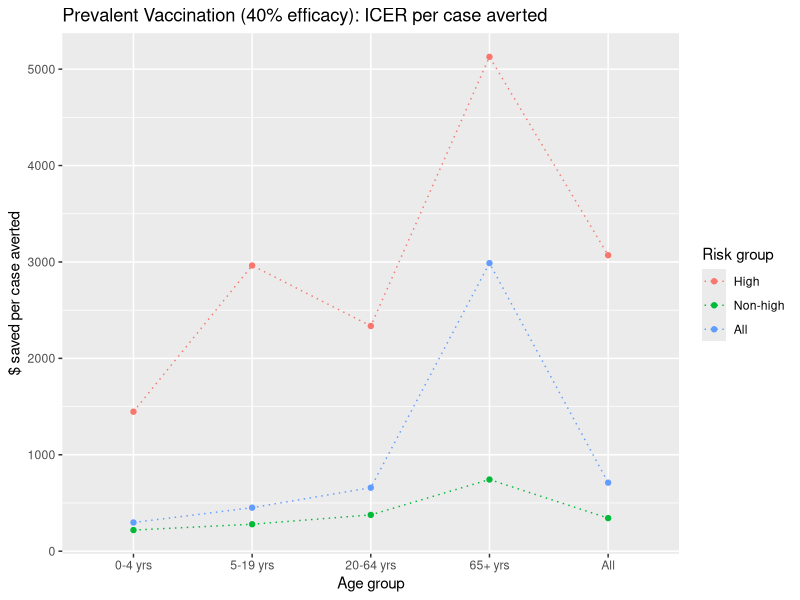
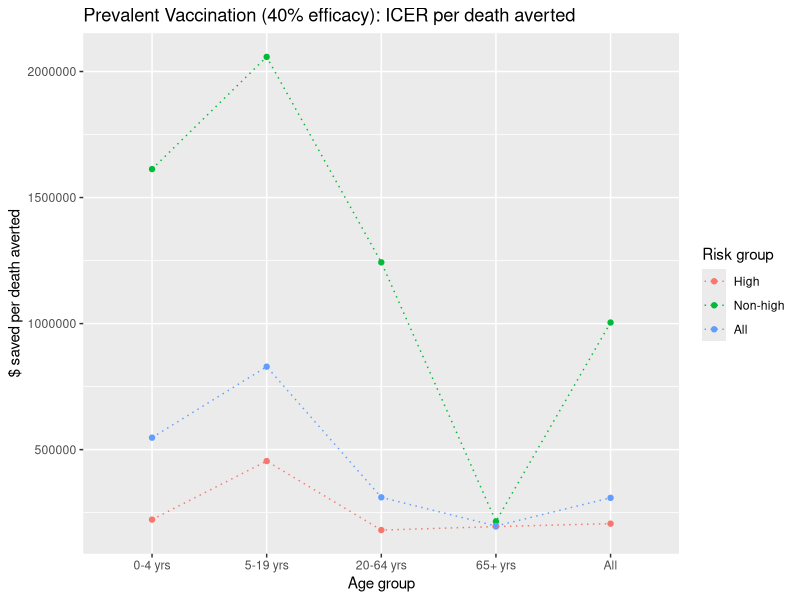
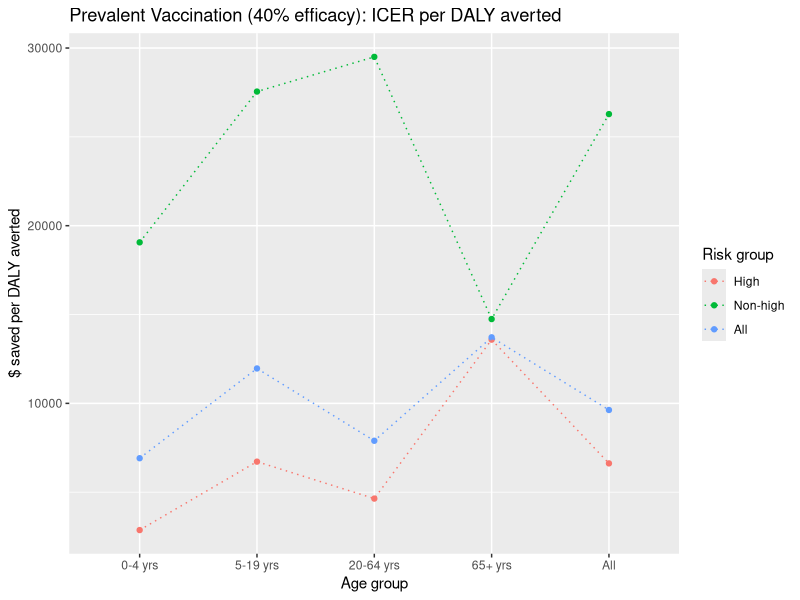
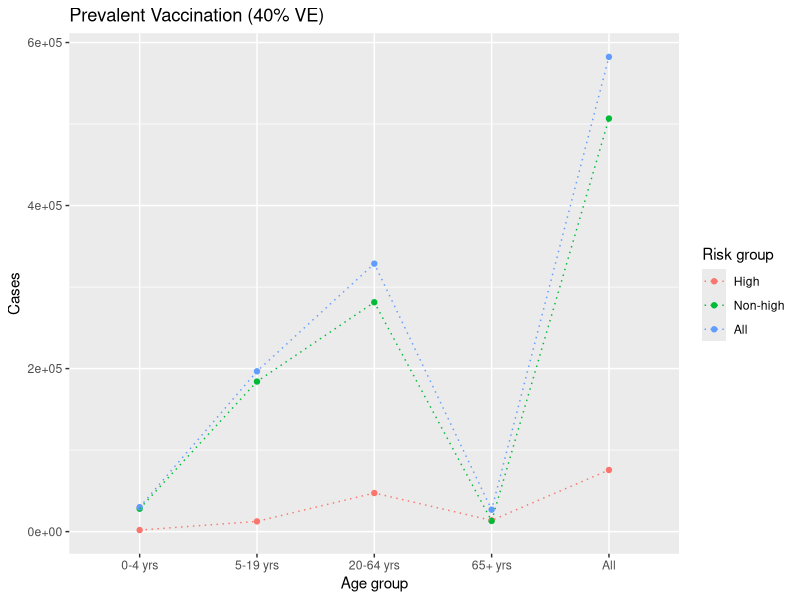
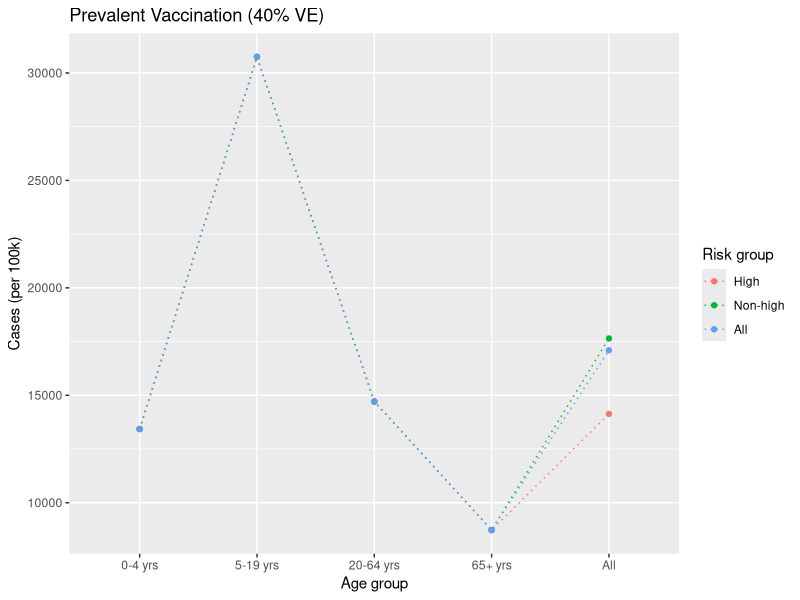
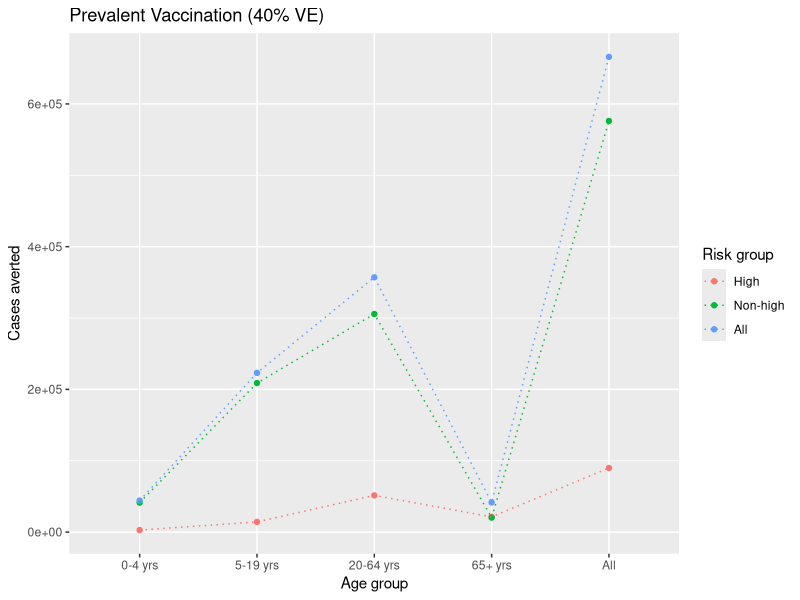
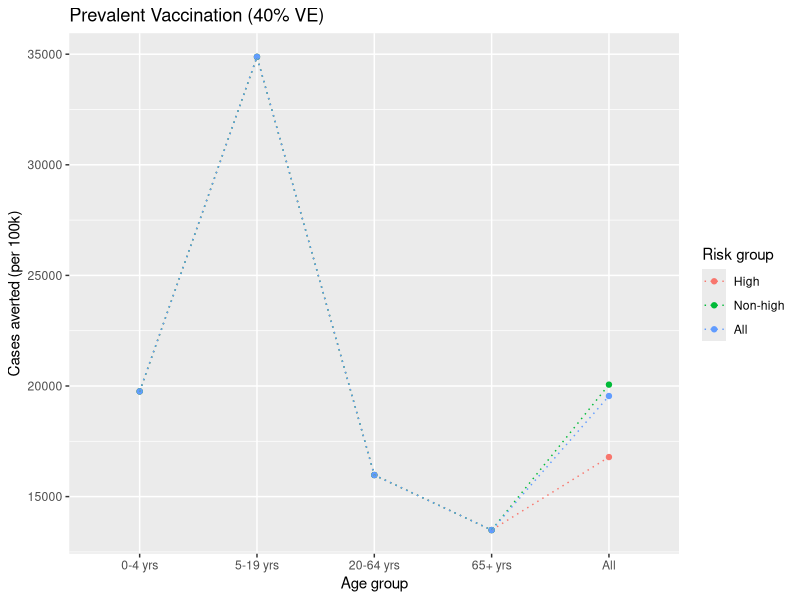
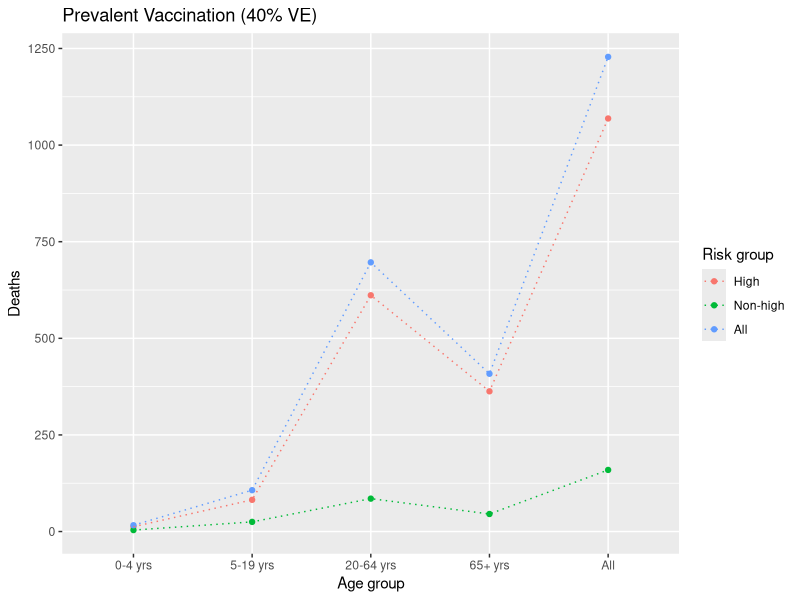

The R script that drew these images, in order:
## ---- chunk 1
knitr::opts_chunk$set(
	echo = FALSE,
	warning = TRUE,
	cache = TRUE,
	tidy = TRUE
)
## ---- chunk 2
rm(list = ls(all.names = TRUE))

library(ggplot2)
library(tidyr)
library(dplyr)
library(knitr)
library(rmarkdown)
library(formatR)
## ---- chunk 3
data <- read.csv("df/icer-all.csv", as.is = TRUE)

# subset comparator = base
df <- data[(data$scenario=="vaxbase"),]

df$cost.diff.per100k <- as.numeric(df$cost.diff.per100k)
df$cases.averted <- as.numeric(df$cases.averted)
df$cases.averted.per100k <- as.numeric(df$cases.averted.per100k)
df$icer.case.averted <- as.numeric(df$icer.case.averted)
df$deaths.averted <- as.numeric(df$deaths.averted)
df$deaths.averted.per100k <- as.numeric(df$ deaths.averted.per100k)
df$icer.death.averted <- as.numeric(df$icer.death.averted)
df$dalys <- as.numeric(df$dalys)
df$dalys.per100k <- as.numeric(df$dalys.per100k)
df$dalys.averted <- as.numeric(df$dalys.averted)
df$dalys.averted.per100k <- as.numeric(df$dalys.averted.per100k)
df$icer.daly.averted <- as.numeric(df$icer.daly.averted)
## ---- chunk 4
# subset efficacy
df <- df[!(df$scenario == 'vaxbase' & df$v.eff %in% c(50, 60)),]

# factors
df$age <- factor(df$age, levels = c("0-4 yrs", "5-19 yrs", "20-64 yrs", "65+ yrs", "All"))
df$risk <- factor(df$risk, levels = c("High", "Non-high", "All"))
df$scenario <- factor(df$scenario, levels = c("vaxbase", "vax70"))
df$v.eff <- factor(df$v.eff)
## ---- chunk 5
# subset scenario
df_base <- df[(df$scenario == 'vaxbase'),]

# age groups
age_df_base <- df_base[(df_base$risk == "All"),]

# risk groups
risk_df_base <- df_base[!(df_base$age == 'All'),]
## ---- chunk 6
ggplot(df_base[(df_base$v.eff == "40"),], aes(x = age, y = icer.case.averted, group = risk, color = risk)) +
  geom_point() + geom_line(linetype = "dotted") + labs(x = "Age group", color = "Risk group") + 
  ylab("$ saved per case averted") + ggtitle("Prevalent Vaccination (40% efficacy): ICER per case averted")
## ---- chunk 7
ggplot(df_base[(df_base$v.eff == "40"),], aes(x = age, y = icer.death.averted, group = risk, color = risk)) +
  geom_point() + geom_line(linetype = "dotted") + labs(x = "Age group", color = "Risk group") + 
  ylab("$ saved per death averted") + ggtitle("Prevalent Vaccination (40% efficacy): ICER per death averted")
## ---- chunk 8
ggplot(df_base[(df_base$v.eff == "40"),], aes(x = age, y = icer.daly.averted, group = risk, color = risk)) +
  geom_point() + geom_line(linetype = "dotted") + labs(x = "Age group", color = "Risk group") + 
  ylab("$ saved per DALY averted") + ggtitle("Prevalent Vaccination (40% efficacy): ICER per DALY averted")
## ---- chunk 9
g4 <- ggplot(df_base[(df_base$v.eff == "40"),], aes(x = age, group = risk, color = risk)) +
  geom_point() + geom_line(linetype = "dotted") + labs(x = "Age group", color = "Risk group", title = "Prevalent Vaccination (40% VE)")

g4 + aes(y = cases) + labs(y = "Cases")
g4 + aes(y = cases.per100k) + labs(y = "Cases (per 100k)")
g4 + aes(y = cases.averted) + labs(y = "Cases averted")
g4 + aes(y = cases.averted.per100k) + labs(y = "Cases averted (per 100k)")
## ---- chunk 10
g4 + aes(y = deaths) + labs(y = "Deaths")
g4 + aes(y = deaths.per100k) + labs(y = "Deaths (per 100k)")
g4 + aes(y = deaths.averted) + labs(y = "Deaths averted")
g4 + aes(y = deaths.averted.per100k) + labs(y = "Deaths averted (per 100k)")
## ---- chunk 11
g4 + aes(y = dalys) + labs(y = "DALYs")
g4 + aes(y = dalys.per100k) + labs(y = "DALYs (per 100k)")
g4 + aes(y = dalys.averted) + labs(y = "DALYs averted")
g4 + aes(y = dalys.averted.per100k) + labs(y = "DALYs averted (per 100k)")
## ---- chunk 12
g5 <- ggplot(df_base, aes(x = dalys.averted.per100k, y = cost.diff.per100k)) +
  labs(x = "DALYs averted (per 100k)", y = "Cost (per 100k)", title =  "Cost-effectiveness Plane: Prevalent Vaccination")

g5 + aes(color = risk, group = risk) + geom_point() + facet_grid(v.eff ~ age)

g5 + aes(color = age, group = age) + geom_point() + facet_grid(v.eff ~ risk)
## ---- chunk 13
t <- labs(y = "$ per case averted")

ggplot(age_df_base, aes(x = age, y = icer.case.averted, color = v.eff, group = v.eff)) +
  geom_point() + geom_line(linetype = "dotted") + labs(x = "Age group", color = "Vaccine \nefficacy", title = "Prevalent Vaccination") + t

# ggplot(df_base[(df_base$age=="All"),], aes(x = v.eff, y = icer.case.averted, group = risk, color = risk)) +
#   geom_point() + geom_line(linetype = "dotted") + labs(x = "Vaccine efficacy (%)", color = "Risk", title = "Prevalent Vaccination") + t
# 
# ggplot(df_base, aes(x = age, y = icer.case.averted, group = risk, color = risk)) +
#   geom_point() + geom_line(linetype = "dotted") + labs(x = "Age group", color = "Risk group", title = "Prevalent Vaccination") + t +
#   facet_grid(~ v.eff)
## ---- chunk 14
t <- labs(y = "$ per death averted")

ggplot(age_df_base, aes(x = age, y = icer.death.averted, color = v.eff, group = v.eff)) +
  geom_point() + geom_line(linetype = "dotted") + labs(x = "Age group", color = "Vaccine \nefficacy", title = "Prevalent Vaccination") + t

# ggplot(df_base[(df_base$age=="All"),], aes(x = v.eff, y = icer.death.averted, group = risk, color = risk)) +
#   geom_point() + geom_line(linetype = "dotted") + labs(x = "Vaccine efficacy (%)", color = "Risk") + t
# 
# ggplot(df_base, aes(x = age, y = icer.death.averted, group = risk, color = risk)) +
#   geom_point() + geom_line(linetype = "dotted") + labs(x = "Age group", color = "Risk group") + t +
#   facet_grid(~ v.eff)
## ---- chunk 15
t <- labs(y = "$ per DALY averted", title = "Prevalent Vaccination")

ggplot(age_df_base, aes(x = age, y = icer.daly.averted, color = v.eff, group = v.eff)) +
  geom_point() + geom_line(linetype = "dotted") + labs(x = "Age group", color = "Vaccine \nefficacy") + t

# ggplot(df_base[(df_base$age=="All"),], aes(x = v.eff, y = icer.daly.averted, group = risk, color = risk)) +
#   geom_point() + geom_line(linetype = "dotted") + labs(x = "Vaccine efficacy (%)", color = "Risk") + t
# 
# ggplot(df_base, aes(x = age, y = icer.daly.averted, group = risk, color = risk)) +
#   geom_point() + geom_line(linetype = "dotted") + labs(x = "Age group", color = "Risk group") + t +
#   facet_grid(~ v.eff)
## ---- chunk 16
# age
g1 <- ggplot(age_df_base, aes(x = age, group = v.eff, color = v.eff)) +
  geom_point() + geom_line(linetype = "dotted") + labs(x = "Age group", color = "Vaccine \nefficacy")
# risk
g2 <- ggplot(df_base[(df_base$age=="All"),], aes(x = v.eff, group = risk, color = risk)) +
  geom_point() + geom_line(linetype = "dotted") + labs(x = "Vaccine efficacy", color = "Risk group")

g3 <- ggplot(risk_df_base, aes(x = age, group = risk, color = risk)) +
  geom_point() + geom_line(linetype = "dotted") + labs(x = "Age group", color = "Risk group") +
  facet_grid(~ v.eff)
## ---- chunk 17
# age groups
g1 + aes(y = cases) + labs(y = "Cases", title = "Prevalent Vaccination: Cases")
g1 + aes(y = cases.per100k) + labs(y = "Cases per 100k", title = "Prevalent Vaccination: Cases per 100k")
g1 + aes(y = cases.averted) + labs(y = "Cases averted", title = "Prevalent Vaccination: Cases averted")
g1 + aes(y = cases.averted.per100k) + labs(y = "Cases averted per 100k", title = "Prevalent Vaccination: Cases averted per 100k")

# risk groups
g2 + aes(y = cases) + labs(y = "Cases", title = "Prevalent Vaccination: Cases")
g2 + aes(y = cases.per100k) + labs(y = "Cases per 100k", title = "Prevalent Vaccination: Cases per 100k")
g2 + aes(y = cases.averted) + labs(y = "Cases averted", title = "Prevalent Vaccination: Cases averted")
g2 + aes(y = cases.averted.per100k) + labs(y = "Cases averted per 100k", title = "Prevalent Vaccination: Cases averted per 100k")

g3 + aes(y = cases) + labs(y = "Cases", title = "Prevalent Vaccination: Cases")
g3 + aes(y = cases.per100k) + labs(y = "Cases per 100k", title = "Prevalent Vaccination: Cases per 100k")
g3 + aes(y = cases.averted) + labs(y = "Cases averted", title = "Prevalent Vaccination: Cases averted")
g3 + aes(y = cases.averted.per100k) + labs(y = "Cases averted per 100k", title = "Prevalent Vaccination: Cases averted per 100k")
## ---- chunk 18
# age groups
g1 + aes(y = deaths) + labs(y = "Deaths", title = "Prevalent Vaccination: Deaths")
g1 + aes(y = deaths.per100k) + labs(y = "Deaths per 100k", title = "Prevalent Vaccination: Deaths per 100k")
g1 + aes(y = deaths.averted) + labs(y = "Deaths averted", title = "Prevalent Vaccination: Deaths averted")
g1 + aes(y = deaths.averted.per100k) + labs(y = "Deaths averted per 100k", title = "Prevalent Vaccination: Deaths averted per 100k")

# risk groups
g2 + aes(y = deaths) + labs(y = "Deaths", title = "Prevalent Vaccination: Deaths")
g2 + aes(y = deaths.per100k) + labs(y = "Deaths per 100k", title = "Prevalent Vaccination: Deaths per 100k")
g2 + aes(y = deaths.averted) + labs(y = "Deaths averted", title = "Prevalent Vaccination: Deaths averted")
g2 + aes(y = deaths.averted.per100k) + labs(y = "Deaths averted per 100k", title = "Prevalent Vaccination: Deaths averted per 100k")

g3 + aes(y = deaths) + labs(y = "Deaths", title = "Prevalent Vaccination: Deaths")
g3 + aes(y = deaths.per100k) + labs(y = "Deaths per 100k", title = "Prevalent Vaccination: Deaths per 100k")
g3 + aes(y = deaths.averted) + labs(y = "Deaths averted", title = "Prevalent Vaccination: Deaths averted")
g3 + aes(y = deaths.averted.per100k) + labs(y = "Deaths averted per 100k", title = "Prevalent Vaccination: Deaths averted per 100k")
## ---- chunk 19
# age groups
g1 + aes(y = dalys) + labs(y = "DALYs", title = "Prevalent Vaccination: DALYs")
g1 + aes(y = dalys.per100k) + labs(y = "DALYs per 100k", title = "Prevalent Vaccination: DALYs per 100k")
g1 + aes(y = dalys.averted) + labs(y = "DALYs averted", title = "Prevalent Vaccination: DALYs averted")
g1 + aes(y = dalys.averted.per100k) + labs(y = "DALYs averted per 100k", title = "Prevalent Vaccination: DALYs averted per 100k")
# risk groups
g2 + aes(y = dalys) + labs(y = "DALYs", title = "Prevalent Vaccination: DALYs")
g2 + aes(y = dalys.per100k) + labs(y = "DALYs per 100k", title = "Prevalent Vaccination: DALYs per 100k")
g2 + aes(y = dalys.averted) + labs(y = "DALYs averted", title = "Prevalent Vaccination: DALYs averted")
g2 + aes(y = dalys.averted.per100k) + labs(y = "DALYs averted per 100k", title = "Prevalent Vaccination: DALYs averted per 100k")

g3 + aes(y = dalys) + labs(y = "DALYs", title = "Prevalent Vaccination: DALYs")
g3 + aes(y = dalys.per100k) + labs(y = "DALYs per 100k", title = "Prevalent Vaccination: DALYs per 100k")
g3 + aes(y = dalys.averted) + labs(y = "DALYs averted", title = "Prevalent Vaccination: DALYs averted")
g3 + aes(y = dalys.averted.per100k) + labs(y = "DALYs averted per 100k", title = "Prevalent Vaccination: DALYs averted per 100k")
## ---- chunk 20
l <- labs(x = "DALYs averted per 100K", y = "Cost per 100K")

# All VE%
a <- ggplot(df_base, aes(x = dalys.averted.per100k, y = cost.diff.per100k)) + l +
  labs(title = "Cost-effectiveness plane: Prevalent Vaccination vs. No Vaccination")

a + aes(color = risk, group = risk) + labs(color = "Risk") + geom_point() + facet_grid(v.eff ~ age)
a + aes(color = age, group = age) + labs(color = "Age group") + geom_point() + facet_grid(v.eff ~ risk)
